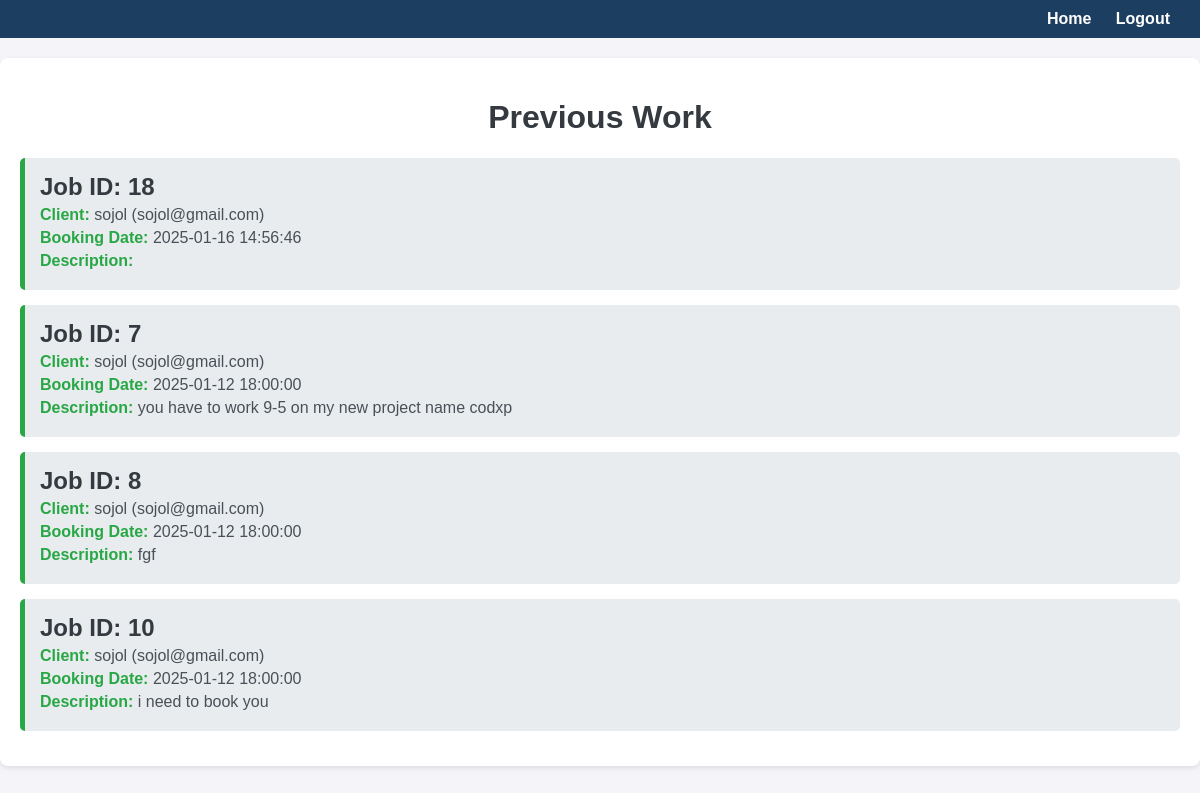
Before: /previous_work.php (signed in) with the older database file.
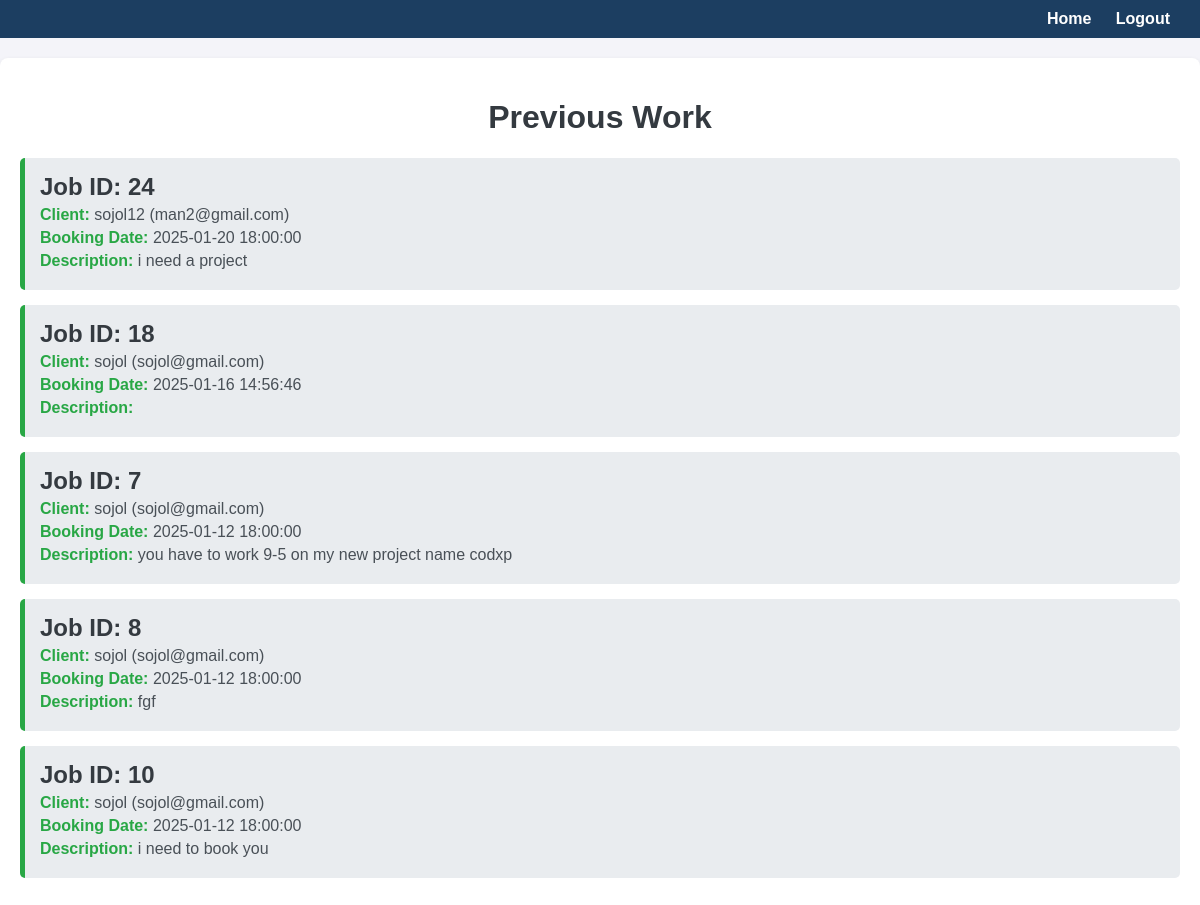
After: the same page with the newer database file.
### tables this page shows
CREATE TABLE `bookings` (
  `booking_id` int(11) NOT NULL,
  `user_id` int(11) DEFAULT NULL,
  `worker_id` int(11) DEFAULT NULL,
  `booking_date` timestamp NOT NULL DEFAULT current_timestamp(),
  `status` enum('Pending','Accepted','Rejected','Completed') NOT NULL DEFAULT 'Pending',
  `Description` varchar(50) DEFAULT NULL
);

CREATE TABLE `users` (
  `user_id` int(11) NOT NULL,
  `name` varchar(100) NOT NULL,
  `email` varchar(150) DEFAULT NULL,
  `password` varchar(255) NOT NULL,
  `phone` varchar(15) NOT NULL,
  `created_at` datetime DEFAULT current_timestamp(),
  `Role` varchar(20) DEFAULT NULL,
  `image` mediumblob DEFAULT NULL,
  `address` varchar(30) DEFAULT NULL
);

### previous_work.php (the view, shortened to what this page needs)
<?php
include('db.php');
$worker_id = $_SESSION['worker_id'];
try {
    $sql = "
        SELECT b.booking_id, b.user_id, b.booking_date, b.status, b.description,
               u.name AS user_name, u.email AS user_email
        FROM bookings b
        INNER JOIN users u ON b.user_id = u.user_id
        WHERE b.worker_id = :worker_id AND b.status = 'Accepted'
        ORDER BY b.booking_date DESC
    ";
    $stmt = $pdo->prepare($sql);
    $stmt->execute(['worker_id' => $worker_id]);
    $completedJobs = $stmt->fetchAll(PDO::FETCH_ASSOC);
} catch (PDOException $e) {
    echo "Error: " . $e->getMessage();
}
?>
<!DOCTYPE html>
<html lang="en">
<head>
</head>
<body>
    <div class="navbar">
        <div class="links">
            <a href="worker_dashboard.php">Home</a>
            <a href="logout.php">Logout</a>
        </div>
    </div>
    <div class="container">
        <h1>Previous Work</h1>
        <?php if (!empty($completedJobs)) { ?>
            <?php foreach ($completedJobs as $job) { ?>
                <div class="job">
                    <h2>Job ID: <?php echo htmlspecialchars($job['booking_id'], ENT_QUOTES, 'UTF-8'); ?></h2>
                    <p><span class="highlight">Client:</span> <?php echo htmlspecialchars($job['user_name'], ENT_QUOTES, 'UTF-8'); ?> (<?php echo htmlspecialchars($job['user_email'], ENT_QUOTES, 'UTF-8'); ?>)</p>
                    <p><span class="highlight">Booking Date:</span> <?php echo htmlspecialchars($job['booking_date'], ENT_QUOTES, 'UTF-8'); ?></p>
                    <p><span class="highlight">Description:</span> <?php echo htmlspecialchars($job['description'], ENT_QUOTES, 'UTF-8'); ?></p>
                </div>
            <?php } ?>
        <?php } else { ?>
            <p style="text-align: center; color: #6c757d;">No completed work found.</p>
        <?php } ?>
    </div>
</body>
</html>

### previous_work.php (style rules this page uses)
body { font-family: Arial, sans-serif; margin: 0; padding: 0; background-color: #f4f4f9; }
.navbar { background-color:rgb(28, 62, 97); color: #fff; padding: 10px 20px; display: flex; justify-content: space-between; align-items: center; }
.navbar a { color: #fff; text-decoration: none; margin: 0 10px; font-weight: bold; }
.container { max-width: 1200px; margin: 20px auto; padding: 20px; background-color: #fff; border-radius: 8px; box-shadow: 0 2px 5px rgba(0, 0, 0, 0.1); }
h1 { text-align: center; color: #343a40; }
.job { background-color: #e9ecef; margin: 15px 0; padding: 15px; border-left: 5px solid #28a745; border-radius: 5px; }
.job h2 { margin: 0; color: #343a40; }
.job p { margin: 5px 0; color: #495057; }
.job .highlight { font-weight: bold; color: #28a745; }

Changed rows visible on the page:
added bookings: booking_id "24", user.name "sojol12", user.email "man2@gmail.com", booking_date "2025-01-20 18:00:00", Description "i need a project"
